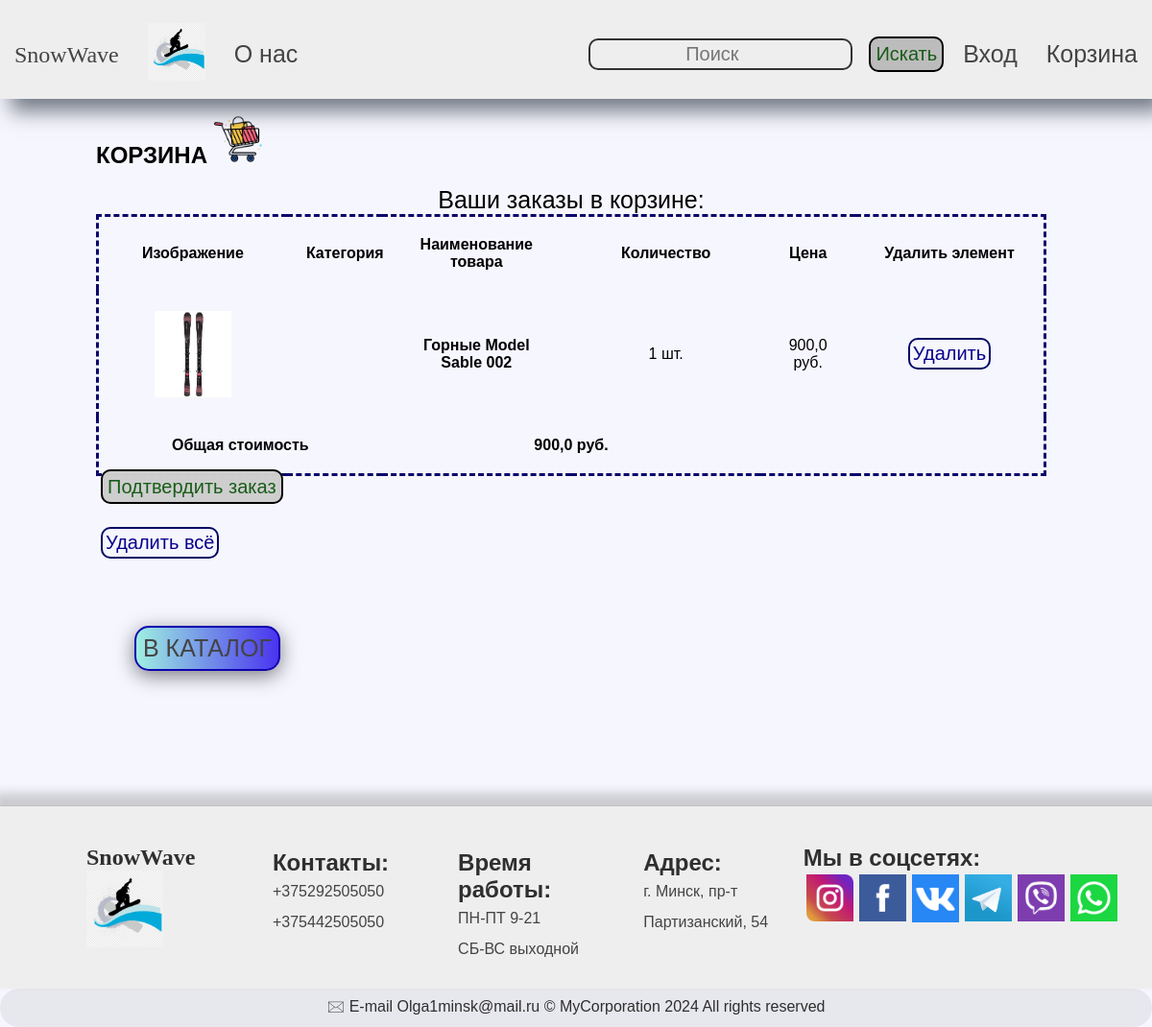
Before: /basket/ with the older database file.
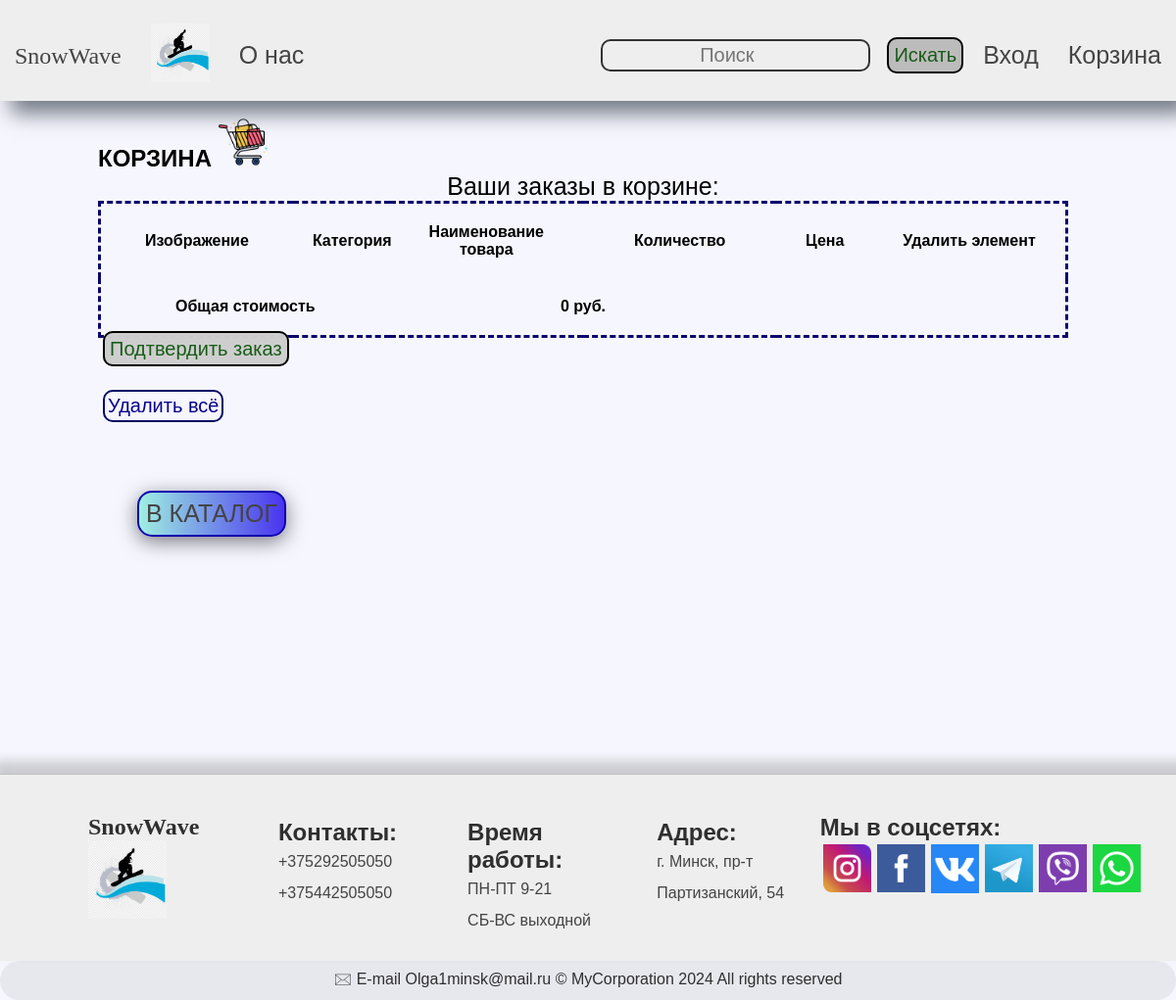
After: the same page with the newer database file.
### orders/models.py (models this page shows, shortened)
class ProductInBasket(models.Model):
    user_basket = models.ForeignKey(UserBasket, on_delete=models.CASCADE, null=True)
    product = models.ForeignKey(Product, on_delete=models.CASCADE, null=True, verbose_name="Наименование товара")
    quantity = models.IntegerField(verbose_name='Количество', default=1)
    total_price = models.FloatField(verbose_name='Общая стоимость товара', blank=True, null=True, default=0)
    class Meta:
        verbose_name = "Товары в корзине"
        verbose_name_plural = "Товары в корзине"

### shop/models.py (models this page shows, shortened)
class Product(models.Model):                                                                               #Один ко многим. Разные товары по 3 категориям.
    categories = models.ForeignKey(Сategories, on_delete = models.CASCADE, blank=False, default=True)
    name = models.CharField(max_length=150, verbose_name="Наименование")
    image = models.ImageField(upload_to ='static\imagebd', verbose_name="Картинка", null=True, blank=True)      # 1(5)шаг для отображения на странице картинок из базы данных
    description = models.TextField(max_length=900, blank=True, verbose_name="Описание товара")
    price = models.IntegerField(verbose_name="Цена")
    quantity = models.IntegerField( verbose_name="Количество", null=True, blank=True)
    is_active = models.BooleanField(verbose_name="В наличии", blank=False, default=True)
    class Meta:                                         # В админ панели имя таблицы класса.
        db_table = 'product'
        verbose_name = 'Продукт'
        verbose_name_plural = 'Продукты'
        ordering = ("id",)                   # кортеж. товары сортируются по id

### orders/views.py (the view, shortened to what this page needs)
# urls.py: path("basket/", order.basket, name="basket"),                                       # Корзина
def basket(request):
    user, _ = UserBasket.objects.get_or_create(user_kay=request.session.session_key)   # *
    lst_product = ProductInBasket.objects.filter(user_basket=user)
    total_price=0
    for price in lst_product:
        total_price+=price.total_price
    return render(request, "basket.html", {"products":lst_product,'price':total_price})

### templates/basket.html (shortened to what this page needs)
{% extends "base.html" %}
{% load static %}
{% block content %}
<div class="container_b">
    <h2> КОРЗИНА <img src={% static "media\basket.png" %} height="50"> </h2>
    <table>
        <caption style="font-size: 25px;">
            Ваши заказы в корзине:
        </caption>
        <thead>
            <tr>
                <th scope="col">Изображение</th>
                <th scope="col">Категория</th>
                <th scope="col">Наименование товара</th>
                <th scope="col">Количество</th>
                <th scope="col">Цена</th>
                <th scope="col">Удалить элемент</th>
            </tr>
        </thead>
        <tbody>
            {% for item in products %}
            <tr>
                <td><img class="img_bsc" src="{{ item.product.image.url }}" alt="{{ item.product.name }}"></td>
                <th scope="col"> {{ item.product.сategories}}</th>
                <th scope="col"> {{ item.product.name }} </th>
                <td> {{ item.quantity }} шт. </td>
                <td> {{ item.total_price }} руб.</td>
                <td>
                    <form method="POST"> {% csrf_token %}
                        <button class="btn_delete" type="submit">Удалить</button>
                    </form>
                </td>
            </tr>
            <br>
            {% endfor %}
        </tbody>
        <tfoot>
            <tr>
                <th scope="row" colspan="2">Общая стоимость</th>
                <th colspan="2"> {{ price }} руб. </th>
            </tr>
        </tfoot>
    </table>
    <a class="btn_in" href="{%url 'order' %}">Подтвердить заказ</a>
    <div>
        <form action="delete/" method="post"> {% csrf_token %}
            <tr>
                <td>
                    <input class="btn_delete" type="submit" value="Удалить всё">
                </td>
            </tr>
        </form>
    </div>
    <div>
        <button class="btn"><a href="{%url 'main' %}">В каталог</a></button>
    </div>
</div>
{% endblock content %}

Changed rows visible on the page:
removed ProductInBasket: product.image (picture), product.name "Горные Model Sable 002", quantity "1", total_price "900,0"
Other visible differences:
{{ price }}: "900,0" → "0"
